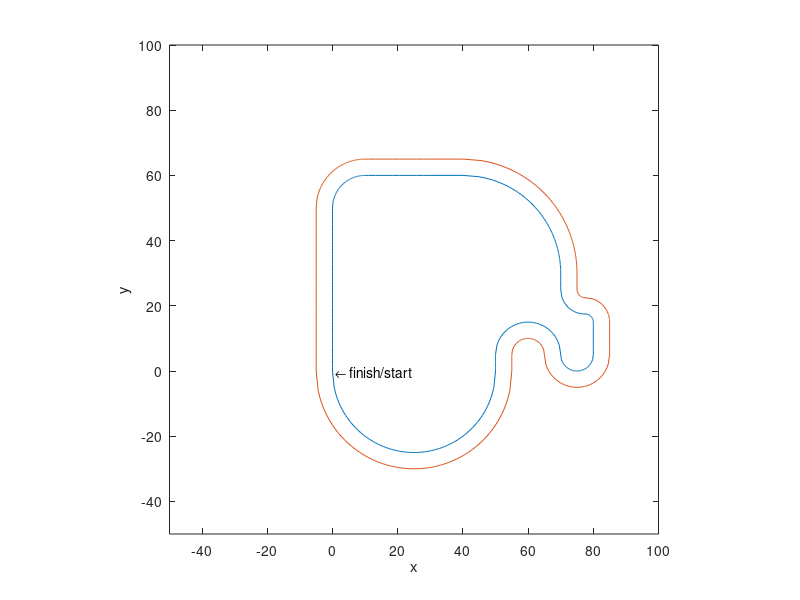

This figure's MATLAB source:
%%%%%%%%%%%%%%%%%%%%%%%%%%%%%%%%%%%%%%%%%%%%%%%%%%%%%%%%%%%%%%%%%%%%%%%%%%%
%% plot_racetrack_only
%
% plots the racetrack and your result
%
% files requested: racetrack.mat
%
% variables requested: Y (built by simulate_controlled_singletrack.m)
%
% The model is adopted from the scripts of M. Gerdts and D. Schramm,
% respectively.
%
% This file is for use within the "Project Competition" of the "Concepts of
% Automatic Control" course at the University of Stuttgart, held by F.
% Allgoewer.
%
% written by J. M. Montenbruck, Dec. 2013 
% mailto:jan-maximilian.montenbruck@ist.uni-stuttgart.de

load('racetrack.mat','t_r'); % load right  boundary from *.mat file
load('racetrack.mat','t_l'); % load left boundary from *.mat file
figure('Name','racetrack','NumberTitle','off','Toolbar','figure','MenuBar','none','OuterPosition',[0 -500 460 1100]) % creates window for plot
hold on % allow for multiple plot commands within one figure
axis equal % eqal axis scaling
axis([-50 100 -50 100]) % plot height and width
plot(t_r(:,1),t_r(:,2)) % plot right racetrack boundary
plot(t_l(:,1),t_l(:,2)) % plot left racetrack boundary
text(1,0,'\leftarrow finish/start','HorizontalAlignment','left') % finish/start annotation
% plot the x and y coordinates resulting fromy your controller
xlabel('x') % label x axis
ylabel('y') % label y axies
box % make a box around the plot